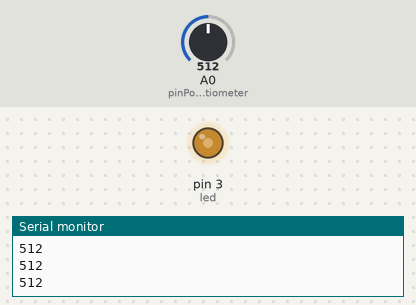
Bench run of a sketch on a simulated Arduino Uno, built with avr-gcc and run on an emulated ATmega328P. Shown: output pins drawn as LEDs (lit = HIGH), the last lines printed to the serial monitor. Inputs (shaded band) come from the test bench; at power-on: A0 (pinPotentiometer) = 512.

Above: at 1.2 s.
1.3 s: A0 (pinPotentiometer) set to 716
At 2.5 s:
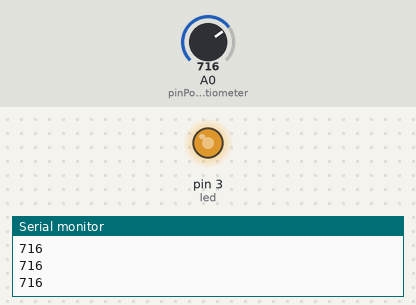
2.8 s: A0 (pinPotentiometer) set to 900
At 3.8 s:
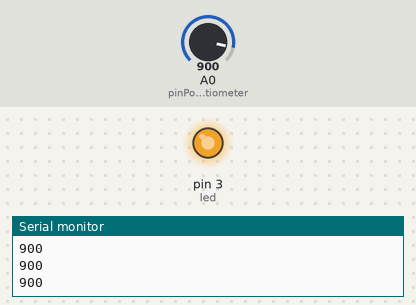
4.3 s: A0 (pinPotentiometer) set to 122
At 4.9 s:
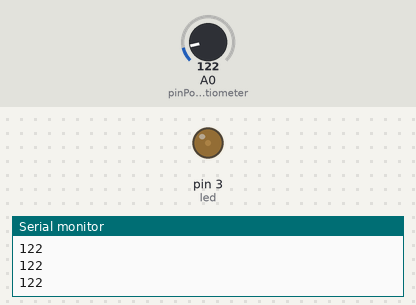
5.8 s: A0 (pinPotentiometer) set to 0
At 7.0 s:
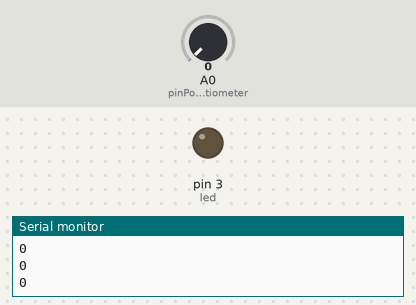
7.3 s: A0 (pinPotentiometer) set to 511
At 8.4 s:
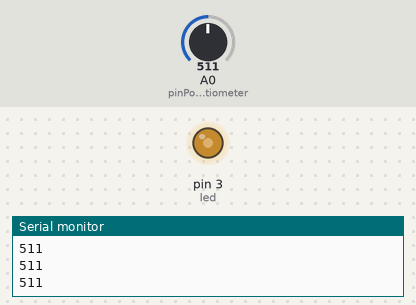
Timing chart, 0 to 9.8 s (numbered marks = the images above; inputs shaded):
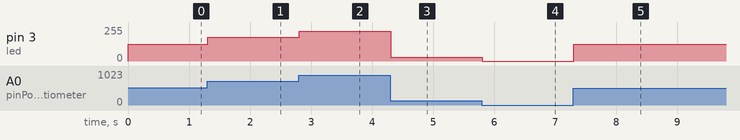

Measured:
- after the input at 1.3 s, pin 3 (led): 127/255 → 178/255 at once
- after the input at 2.8 s, pin 3 (led): 178/255 → 224/255 at once
- after the input at 4.3 s, pin 3 (led): 224/255 → 30/255 at once
- after the input at 5.8 s, pin 3 (led): 30/255 → 0/255 at once
- after the input at 7.3 s, pin 3 (led): 0/255 → 127/255 at once

The sketch:

Exerc_cio_5_-_projeto_com_potenci_metro.ino
```cpp
const int led = 3;
const int pinPotentiometer = A0;

int readValue = 0;

void setup() {
  Serial.begin(9600);
  pinMode(led, OUTPUT);
}

void loop() {
  readValue = analogRead(pinPotentiometer);
  Serial.println(readValue);

  int newValue = map(readValue, 0, 1023, 0, 255);
  analogWrite(led, newValue);
}
```
